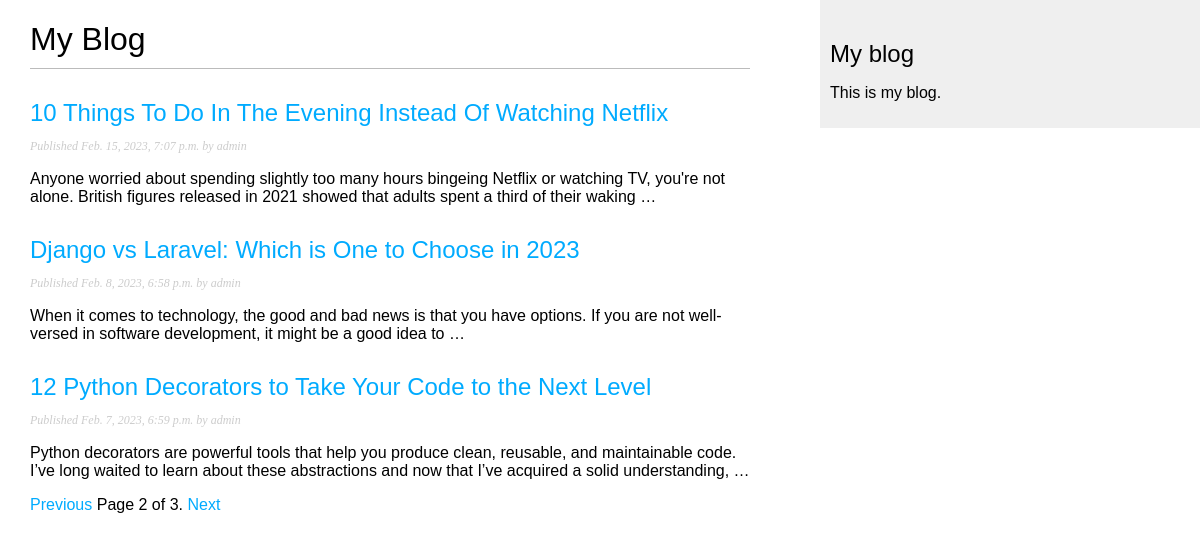
Screenshot of /blog/?page=2 with the database file from the repository.
### blog/models.py (models this page shows, shortened)
class Post(models.Model):
    class Status(models.TextChoices):
        DRAFT = 'DF', 'Draft'
        PUBLISHED = 'PD', 'Published'
    title = models.CharField(max_length=250)
    slug = models.SlugField(max_length=250, unique_for_date="publish")
    author = models.ForeignKey(User, on_delete=models.CASCADE, related_name='blog_posts')
    body = models.TextField()
    publish = models.DateTimeField(default=timezone.now)
    created = models.DateTimeField(auto_now_add=True)
    updates = models.DateTimeField(auto_now=True)
    status = models.CharField(
        max_length=2, choices=Status.choices, default=Status.DRAFT
    )
    objects = models.Manager()  # The default manager.
    published = PublishedManager()  # Our custom manager.
    class Meta:
        ordering = ['-publish']
        indexes = [
            models.Index(fields=['-publish']),
        ]
    def get_absolute_url(self):
        return reverse(
            "blog:post_detail",
            args=[self.publish.year, self.publish.month, self.publish.day, self.slug]
        )

### blog/views.py (the view)
# urls.py: path("", views.PostListView.as_view(), name="post_list"),
class PostListView(ListView):
    queryset = Post.published.all()
    context_object_name = 'posts'
    paginate_by = 3
    template_name = "blog/post/list.html"

### blog/templates/blog/post/list.html (shortened to what this page needs)
{% extends "blog/base.html" %}
{% block content %}
    <h1>My Blog</h1>
    {% for post in posts %}
        <h2>
            <a href="{{ post.get_absolute_url }}">
                {{ post.title }}
            </a>
        </h2>
        <p class="date">
            Published {{ post.publish }} by {{ post.author }}
        </p>
    {{ post.body|truncatewords:30|linebreaks }}
    {% endfor %}
{% include "paginator.html" with page=page_obj %}
{% endblock %}

### blog/static/css/blog.css (style rules this page uses)
body { margin:0; padding:0; font-family:helvetica, sans-serif; }
a { color:#00abff; text-decoration:none; }
h1 { font-weight:normal; border-bottom:1px solid #bbb; padding:0 0 10px 0; }
h2 { font-weight:normal; margin:30px 0 0; }
p.date { color:#ccc; font-family: georgia, serif; font-size: 12px; font-style: italic; }

### rows the page displays
Post: title "10 Things To Do In The Evening Instead Of Watching Netflix", publish "Feb. 15, 2023, 7:07 p.m.", author "admin", body "Anyone worried about spending slightly too many hours bingeing Netflix or watching TV, you're not alone. British figures released in 2021 showed that adults spent a third of their waking …"
Post: title "Django vs Laravel: Which is One to Choose in 2023", publish "Feb. 8, 2023, 6:58 p.m.", author "admin", body "When it comes to technology, the good and bad news is that you have options. If you are not well-versed in software development, it might be a good idea to …"
Post: title "12 Python Decorators to Take Your Code to the Next Level", publish "Feb. 7, 2023, 6:59 p.m.", author "admin", body "Python decorators are powerful tools that help you produce clean, reusable, and maintainable code. I’ve long waited to learn about these abstractions and now that I’ve acquired a solid understanding, …"

### other values shown
{{ page.number }} "2"
{{ page.paginator.num_pages }} "3"
